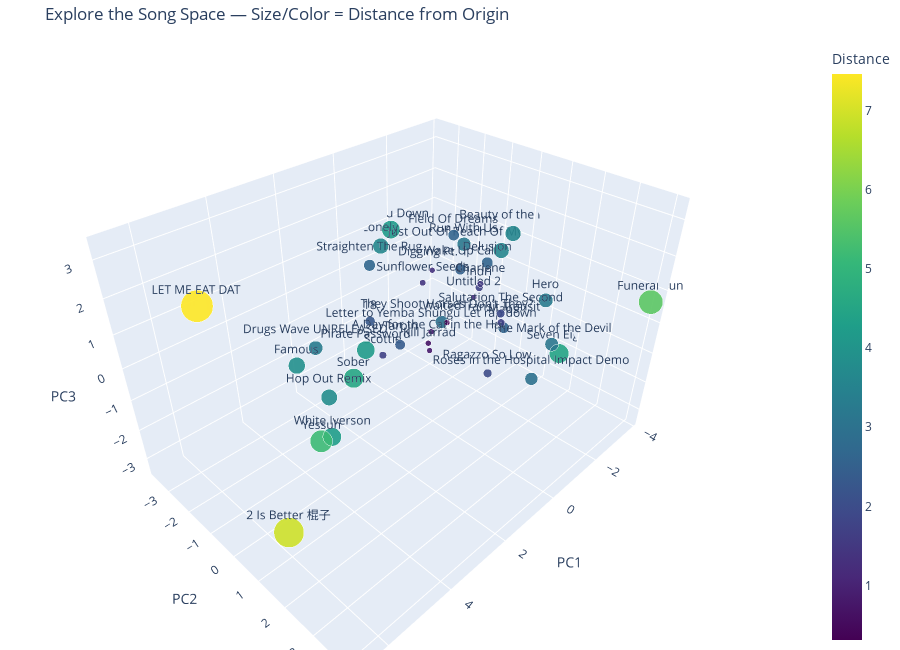

The notebook cell saved with this chart:
### Code cell
embeddings = X  # shape: (n_songs, embedding_dim)

# Labels für den Plot: bevorzugt Titel, sonst Tag, sonst Index
df_use = df_songs.copy()

labels = None
for col in ["title", "artist", "tag"]:
    if col in df_use.columns:
        labels = df_use[col].astype(str).tolist()
        break

if labels is None:
    labels = df_use.index.astype(str).tolist()

# 25 Songs plotten (die ersten 25 in df_songs/X)
fig_docs = explore_doc_space(embeddings, labels=labels, n_max=40)
fig_docs.show()

### Figure 1 — Plotly figure (JSON) as saved in the notebook; plotly's stock layout.template omitted (floating-point values rounded to 4 significant figures)
{"data": [{"hovertemplate": "<b>%{text}</b><extra></extra>", "marker": {"color": [6.941, 1.743, 4.191, 1.771, 2.583, 1.274, 3.289, 2.275, 2.935, 3.884, 1.338, 3.767, 0.8473, 0.3152, 2.388, 3.285, 4.482, 2.606, 1.942, 2.505, 0.6742, 3.598, 4.191, 1.532, 7.458, 1.445, 3.18, 3.613, 3.124, 4.267, 5.169, 1.761, 5.603, 2.671, 4.522, 1.981, 2.96, 2.593, 0.8191, 3.633], "colorbar": {"title": {"text": "Distance"}}, "colorscale": [[0.0, "#440154"], [0.1111, "#482878"], [0.2222, "#3e4989"], [0.3333, "#31688e"], [0.4444, "#26828e"], [0.5556, "#1f9e89"], [0.6667, "#35b779"], [0.7778, "#6ece58"], [0.8889, "#b5de2b"], [1.0, "#fde725"]], "opacity": 0.9, "showscale": true, "size": [20.82, 5.229, 12.57, 5.314, 7.75, 4.0, 9.867, 6.825, 8.806, 11.65, 4.014, 11.3, 4.0, 4.0, 7.165, 9.855, 13.45, 7.817, 5.825, 7.516, 4.0, 10.8, 12.57, 4.596, 22.38, 4.334, 9.54, 10.84, 9.372, 12.8, 15.51, 5.282, 16.81, 8.012, 13.57, 5.943, 8.881, 7.78, 4.0, 10.9]}, "mode": "markers+text", "text": ["2 Is Better 棍子", "Scottie", "Pirate Password", "Indri", "Maps", "Untitled 2", "Hero", "18", "Waited", "Famous", "Digging Pt. 1", "Hop Out Remix", "Kill Jarrad", "They Shoot Horses Don’t They?", "Tarpin", "Drugs Wave UNRELEASED", "Seven Eight", "Delusion", "Salutation The Second", "Wake Up Call", "A Day for the Cat in the Hat", "Just Out Of Reach Of My Two Open Arms", "Let You Down", "Charlene", "LET ME EAT DAT", "Sunflower Seeds", "Run With Us", "Beauty of the night", "The Mark of the Devil", "White Iverson", "Yessuh", "Transit Transit", "Funeral Sun", "Straighten The Rug", "Sober", "Ragazzo So Low", "Roses in the Hospital Impact Demo", "Field Of Dreams", "Letter to Yemba Shungu Let rap down", "Lonely"], "textposition": "top center", "x": [6.509, 1.617, 3.681, -1.75, -2.282, -1.206, -2.951, 0.4955, -1.918, 3.469, -0.2656, 3.725, 0.5249, -0.1279, 2.148, 2.741, -3.582, -2.506, -0.5309, -2.236, 0.4782, -3.501, -1.894, -1.254, 6.663, -0.7352, -2.739, -3.365, -1.273, 4.013, 5.016, -0.8434, -3.784, 1.606, 0.4551, -0.2733, -0.842, -1.84, -0.2447, -1.198], "y": [1.781, -0.373, 1.295, 0.01713, 0.5911, 0.2814, 1.452, -2.078, -1.481, -1.652, -0.4166, -0.06129, 0.2867, 0.2877, 0.8087, -1.759, 1.748, -0.3511, 1.715, -1.111, 0.19, -0.6369, -3.669, 0.4355, -0.1306, -1.195, -1.445, -0.1737, 2.853, 0.3112, 1.208, 1.529, 4.074, -0.8015, -2.986, 1.656, 2.656, -1.085, -0.3788, -3.391], "z": [-1.624, -0.533, 1.529, 0.2726, -1.058, 0.299, -0.04402, -0.7833, -1.655, -0.5668, 1.244, -0.554, -0.6001, -0.01557, 0.6613, -0.4306, -2.05, 0.6223, 0.7389, 0.2118, -0.4355, 0.5337, 0.7189, 0.7654, 3.35, 0.3433, 0.7237, 1.304, -0.01304, -1.417, -0.3206, 0.2289, 0.6919, 1.978, -3.365, -1.052, -1.001, 1.471, -0.6839, 0.5147], "type": "scatter3d"}], "layout": {"margin": {"l": 0, "r": 0, "t": 40, "b": 0}, "title": {"text": "Explore the Song Space — Size/Color = Distance from Origin"}, "scene": {"xaxis": {"title": {"text": "PC1"}}, "yaxis": {"title": {"text": "PC2"}}, "zaxis": {"title": {"text": "PC3"}}}, "height": 650}}
